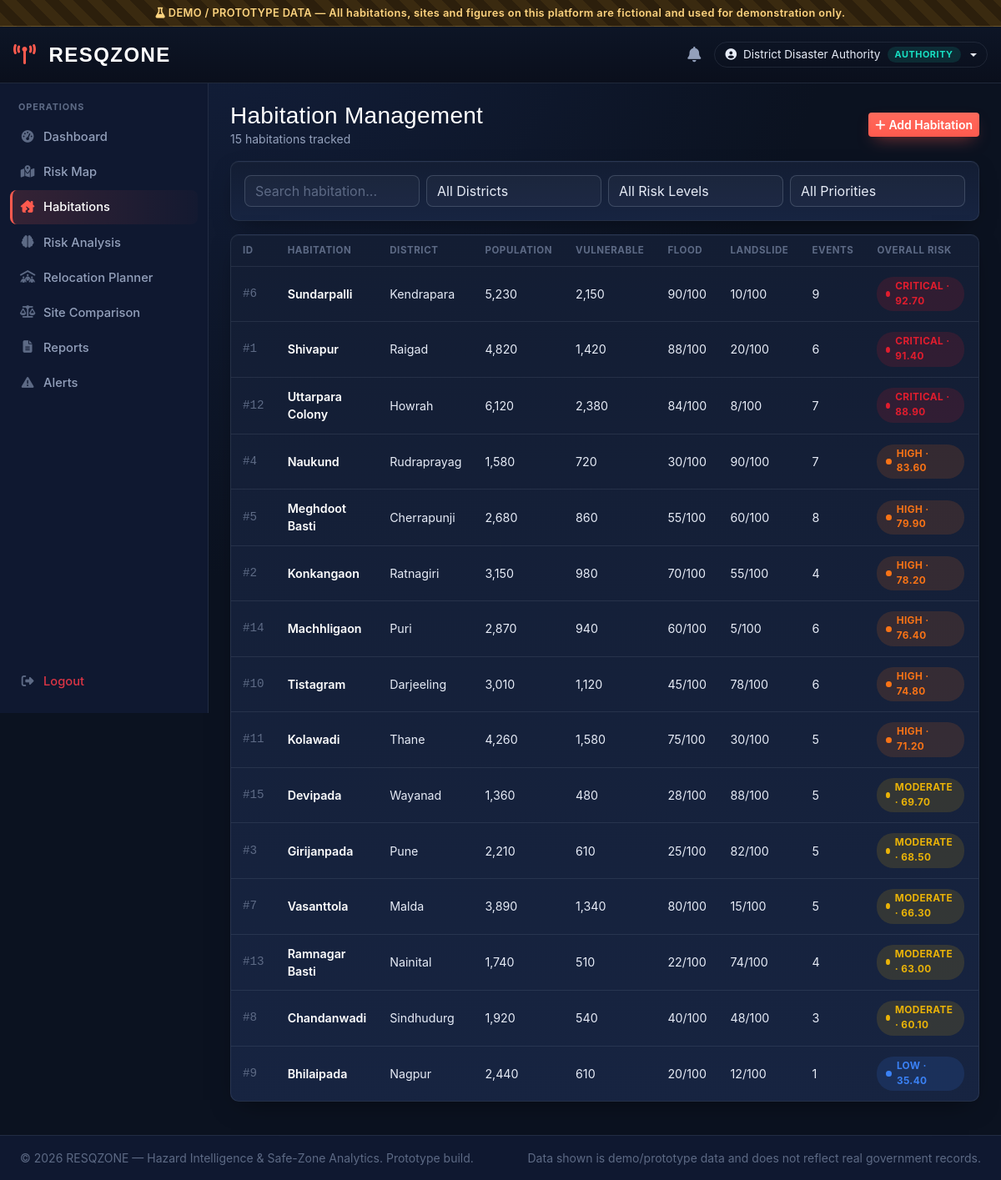
The app's page /habitations.php (signed in) with its own data.
### tables this page shows
CREATE TABLE `habitations` (
  `id` INT AUTO_INCREMENT PRIMARY KEY,
  `name` VARCHAR(150) NOT NULL,
  `district` VARCHAR(120) NOT NULL,
  `latitude` DECIMAL(10,6) NOT NULL,
  `longitude` DECIMAL(10,6) NOT NULL,
  `population` INT NOT NULL DEFAULT 0,
  `vulnerable_population` INT NOT NULL DEFAULT 0,
  `flood_risk` TINYINT NOT NULL DEFAULT 0,         
  `landslide_risk` TINYINT NOT NULL DEFAULT 0,      
  `cloudburst_risk` TINYINT NOT NULL DEFAULT 0,     
  `coastal_erosion_risk` TINYINT NOT NULL DEFAULT 0,  
  `historical_events` INT NOT NULL DEFAULT 0,
  `infrastructure_risk` TINYINT NOT NULL DEFAULT 0,  
  `primary_hazard` VARCHAR(60) DEFAULT NULL,
  `risk_score` DECIMAL(5,2) DEFAULT NULL,
  `risk_level` VARCHAR(20) DEFAULT NULL,
  `priority_score` DECIMAL(5,2) DEFAULT NULL,
  `priority` VARCHAR(20) DEFAULT NULL,
  `created_at` DATETIME NOT NULL DEFAULT CURRENT_TIMESTAMP,
  `updated_at` DATETIME NOT NULL DEFAULT CURRENT_TIMESTAMP ON UPDATE CURRENT_TIMESTAMP,
  INDEX idx_district (district),
  INDEX idx_risk_level (risk_level),
  INDEX idx_priority (priority)
);

### includes/auth.php (called while the page is built, shortened)
<?php
function sanitize(string $value): string
{
    return htmlspecialchars(trim($value), ENT_QUOTES, 'UTF-8');
}

### habitations.php (the view, shortened to what this page needs)
<?php
require_once __DIR__ . '/includes/auth.php';
$conn = getDbConnection();
$rows = $conn->query('SELECT * FROM habitations ORDER BY risk_score DESC')->fetch_all(MYSQLI_ASSOC);
require_once __DIR__ . '/includes/header.php';
require_once __DIR__ . '/includes/sidebar.php';
?>
<div class="d-flex justify-content-between align-items-center flex-wrap gap-2 mb-3">
  <div><h3 class="text-white mb-0">Habitation Management</h3><div class="text-dim small"><?= count($rows) ?> habitations tracked</div></div>
  <a href="add-habitation.php" class="btn btn-hz-primary btn-sm"><i class="fa-solid fa-plus me-1"></i>Add Habitation</a>
</div>
<div class="hz-panel p-3 mb-3">
  <div class="row g-2">
    <div class="col-md-3"><input id="fSearch" class="form-control hz-form-control" placeholder="Search habitation..."></div>
    <div class="col-md-3">
      <select id="fDistrict" class="form-select hz-form-control">
        <option value="">All Districts</option>
      </select>
    </div>
    <div class="col-md-3">
      <select id="fRisk" class="form-select hz-form-control">
        <option value="">All Risk Levels</option>
      </select>
    </div>
    <div class="col-md-3">
      <select id="fPriority" class="form-select hz-form-control">
        <option value="">All Priorities</option>
      </select>
    </div>
  </div>
</div>
<div class="hz-panel">
  <div class="table-responsive">
    <table class="hz-table" id="habTable">
      <thead><tr>
        <th>ID</th><th>Habitation</th><th>District</th><th>Population</th><th>Vulnerable</th>
        <th>Flood</th><th>Landslide</th><th>Events</th><th>Overall Risk</th><th>Priority</th><th>Action</th>
      </tr></thead>
      <tbody>
      <?php foreach ($rows as $h):
        $riskClass = 'risk-' . strtolower($h['risk_level'] ?? 'safe');
        $priClass = 'priority-' . strtolower(str_replace(' ', '-', $h['priority'] ?? 'monitor'));
      ?>
        <tr data-name="<?= sanitize($h['name']) ?>" data-district="<?= sanitize($h['district']) ?>"
            data-risk="<?= sanitize($h['risk_level'] ?? '') ?>" data-priority="<?= sanitize($h['priority'] ?? '') ?>">
          <td class="mono text-faint">#<?= $h['id'] ?></td>
          <td class="text-white fw-semibold"><?= sanitize($h['name']) ?></td>
          <td><?= sanitize($h['district']) ?></td>
          <td><?= number_format($h['population']) ?></td>
          <td><?= number_format($h['vulnerable_population']) ?></td>
          <td><?= (int)$h['flood_risk'] ?>/100</td>
          <td><?= (int)$h['landslide_risk'] ?>/100</td>
          <td><?= (int)$h['historical_events'] ?></td>
          <td><span class="risk-badge <?= $riskClass ?>"><?= sanitize($h['risk_level'] ?? '—') ?> · <?= $h['risk_score'] ?? '—' ?></span></td>
          <td><span class="risk-badge <?= $priClass ?>"><?= sanitize($h['priority'] ?? '—') ?></span></td>
        </tr>
      <?php endforeach; ?>
      </tbody>
    </table>
  </div>
</div>
<?php require_once __DIR__ . '/includes/footer.php'; ?>

### assets/css/style.css (style rules this page uses)
:root { --hz-bg: #0b1220; --hz-bg-alt: #0f1830; --hz-panel: #131d33; --hz-panel-alt: #182645; --hz-border: rgba(148,163,184,0.14); --hz-border-strong: rgba(148,163,184,0.28); --hz-text: #e7ecf7; --hz-text-dim: #93a0bb; --hz-text-faint: #5d6a85; --hz-critical: #e11d2e; --hz-high: #f97316; --hz-moderate: #eab308; --hz-safe: #22c55e; --hz-info: #3b82f6; --hz-accent: #ff5a4e; --hz-accent-2: #17e0c3; --font-display: 'Barlow Condensed', 'Oswald', sans-serif; --font-body: 'Inter', 'Segoe UI', sans-serif; --font-mono: 'JetBrains Mono', 'Roboto Mono', monospace; --radius: 10px; --shadow-panel: 0 1px 0 rgba(255,255,255,0.03) inset, 0 10px 30px -12px rgba(0,0,0,0.55); }
* { box-sizing:border-box; }
html,body { background: radial-gradient(circle at 15% -10%, #142140 0%, var(--hz-bg) 45%) fixed; color: var(--hz-text); font-family: var(--font-body); min-height:100vh; }
h1,h2,h3,h4,h5,.font-display { font-family: var(--font-display); letter-spacing:0.01em; }
.font-mono, .mono, code, .coord { font-family: var(--font-mono); }
a { text-decoration:none; }
.hz-panel { background: linear-gradient(180deg, var(--hz-panel) 0%, var(--hz-panel-alt) 130%); border:1px solid var(--hz-border); border-radius: var(--radius); box-shadow: var(--shadow-panel); }
.risk-badge { display:inline-flex; align-items:center; gap:6px; padding:3px 11px; border-radius:20px; font-size:0.74rem; font-weight:700; letter-spacing:0.03em; text-transform:uppercase; }
.risk-badge::before { content:''; width:7px; height:7px; border-radius:50%; background:currentColor; }
.risk-critical { background:rgba(225,29,46,0.14); color:var(--hz-critical); }
.risk-high { background:rgba(249,115,22,0.14); color:var(--hz-high); }
.risk-moderate { background:rgba(234,179,8,0.14); color:var(--hz-moderate); }
.risk-low { background:rgba(59,130,246,0.14); color:var(--hz-info); }
.hz-table { width:100%; color:var(--hz-text); border-collapse:separate; border-spacing:0; }
.hz-table thead th { font-size:0.72rem; text-transform:uppercase; letter-spacing:0.05em; color:var(--hz-text-faint); font-weight:700; padding:10px 14px; border-bottom:1px solid var(--hz-border); white-space:nowrap; }
.hz-table tbody td { padding:12px 14px; border-bottom:1px solid var(--hz-border); font-size:0.89rem; vertical-align:middle; }
.hz-table tbody tr:last-child td { border-bottom:none; }
.btn-hz-primary { background: linear-gradient(180deg, #ff6a5c, var(--hz-accent)); border:none; color:#fff; font-weight:600; box-shadow:0 8px 20px -8px rgba(255,90,78,0.6); }
.hz-form-control, .form-select.hz-form-control { background: rgba(255,255,255,0.03); border:1px solid var(--hz-border-strong); color:var(--hz-text); border-radius:8px; }
.hz-form-control::placeholder { color:var(--hz-text-faint); }
.text-dim { color:var(--hz-text-dim); }
.text-faint { color:var(--hz-text-faint); }

### records on screen
habitations: id "6", name "Sundarpalli", district "Kendrapara", population "5,230", vulnerable_population "2,150", flood_risk "90", landslide_risk "10", historical_events "9", risk_level "CRITICAL", risk_score "92.70"
habitations: id "1", name "Shivapur", district "Raigad", population "4,820", vulnerable_population "1,420", flood_risk "88", landslide_risk "20", historical_events "6", risk_level "CRITICAL", risk_score "91.40"
habitations: id "12", name "Uttarpara Colony", district "Howrah", population "6,120", vulnerable_population "2,380", flood_risk "84", landslide_risk "8", historical_events "7", risk_level "CRITICAL", risk_score "88.90"
habitations: id "4", name "Naukund", district "Rudraprayag", population "1,580", vulnerable_population "720", flood_risk "30", landslide_risk "90", historical_events "7", risk_level "HIGH", risk_score "83.60"
habitations: id "5", name "Meghdoot Basti", district "Cherrapunji", population "2,680", vulnerable_population "860", flood_risk "55", landslide_risk "60", historical_events "8", risk_level "HIGH", risk_score "79.90"
habitations: id "2", name "Konkangaon", district "Ratnagiri", population "3,150", vulnerable_population "980", flood_risk "70", landslide_risk "55", historical_events "4", risk_level "HIGH", risk_score "78.20"
habitations: id "14", name "Machhligaon", district "Puri", population "2,870", vulnerable_population "940", flood_risk "60", landslide_risk "5", historical_events "6", risk_level "HIGH", risk_score "76.40"
habitations: id "10", name "Tistagram", district "Darjeeling", population "3,010", vulnerable_population "1,120", flood_risk "45", landslide_risk "78", historical_events "6", risk_level "HIGH", risk_score "74.80"
habitations: id "11", name "Kolawadi", district "Thane", population "4,260", vulnerable_population "1,580", flood_risk "75", landslide_risk "30", historical_events "5", risk_level "HIGH", risk_score "71.20"
habitations: id "15", name "Devipada", district "Wayanad", population "1,360", vulnerable_population "480", flood_risk "28", landslide_risk "88", historical_events "5", risk_level "MODERATE", risk_score "69.70"
habitations: id "3", name "Girijanpada", district "Pune", population "2,210", vulnerable_population "610", flood_risk "25", landslide_risk "82", historical_events "5", risk_level "MODERATE", risk_score "68.50"
habitations: id "7", name "Vasanttola", district "Malda", population "3,890", vulnerable_population "1,340", flood_risk "80", landslide_risk "15", historical_events "5", risk_level "MODERATE", risk_score "66.30"
habitations: id "13", name "Ramnagar Basti", district "Nainital", population "1,740", vulnerable_population "510", flood_risk "22", landslide_risk "74", historical_events "4", risk_level "MODERATE", risk_score "63.00"
habitations: id "8", name "Chandanwadi", district "Sindhudurg", population "1,920", vulnerable_population "540", flood_risk "40", landslide_risk "48", historical_events "3", risk_level "MODERATE", risk_score "60.10"
habitations: id "9", name "Bhilaipada", district "Nagpur", population "2,440", vulnerable_population "610", flood_risk "20", landslide_risk "12", historical_events "1", risk_level "LOW", risk_score "35.40"

### other values on screen
$user['name'] "District Disaster Authority"
$user['role'] "AUTHORITY"
count($rows) "15"
